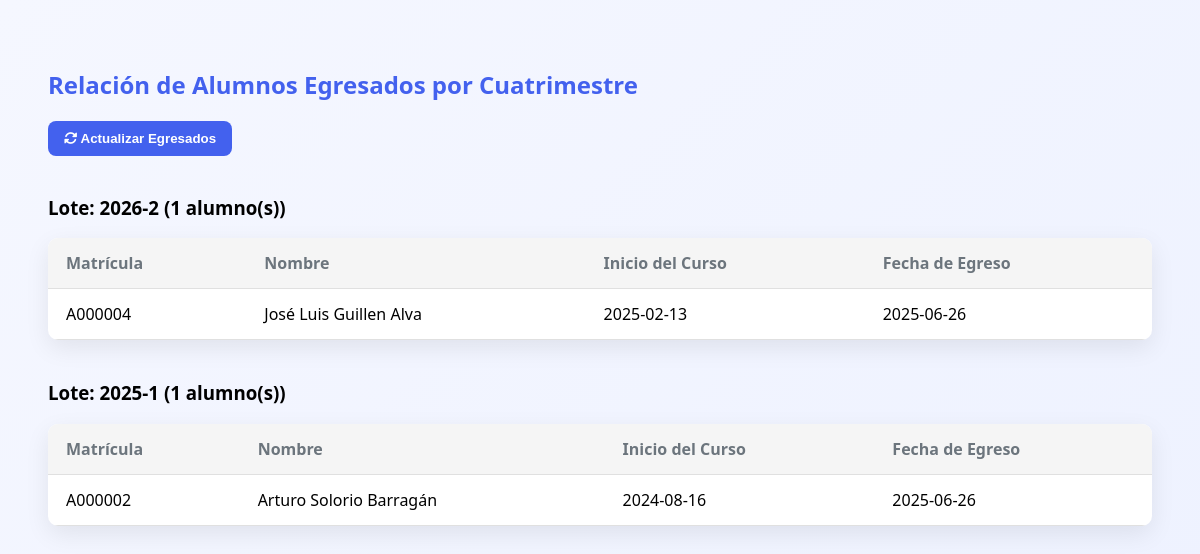
Page /backend/finanzas/actualizar_egresados.php on the committed database.
### tables this page shows
CREATE TABLE `inscripcion_alumno` (
  `matricula` varchar(10) NOT NULL,
  `permanencia` varchar(50) DEFAULT NULL,
  `duracion_final_meses` int(11) DEFAULT NULL,
  `promocion_aplicada` varchar(100) DEFAULT NULL,
  `id_promocion` int(11) DEFAULT NULL,
  `modalidad_titulacion` varchar(100) DEFAULT NULL,
  `ciclo_inicio` varchar(10) DEFAULT NULL,
  `ciclo_fin` varchar(10) DEFAULT NULL,
  `fecha_inscripcion` date DEFAULT curdate(),
  `modalidad_alumno` varchar(50) DEFAULT NULL,
  `estatus_alumno` enum('Activo','Irregular','Baja','Egresado','Suspendido') NOT NULL DEFAULT 'Activo' COMMENT 'Estatus actual del alumno en la inscripción',
  `fecha_estatus` date DEFAULT curdate(),
  `ciclo_finalizado` date DEFAULT NULL
);

CREATE TABLE `alumno` (
  `matricula` varchar(10) NOT NULL,
  `dgp` varchar(20) DEFAULT NULL,
  `nombre` varchar(100) NOT NULL,
  `apellido_paterno` varchar(50) DEFAULT NULL,
  `apellido_materno` varchar(50) DEFAULT NULL,
  `curp` char(18) DEFAULT NULL,
  `genero` enum('M','F','O') NOT NULL,
  `cura` varchar(50) DEFAULT NULL,
  `correo_institucional` varchar(100) DEFAULT NULL,
  `fecha_inicio` date DEFAULT NULL,
  `generacion` varchar(15) DEFAULT NULL,
  `nacionalidad` varchar(100) DEFAULT NULL,
  `tiene_maestria_previa` tinyint(1) NOT NULL DEFAULT 0,
  `telefono` varchar(20) DEFAULT NULL
);

### backend/finanzas/actualizar_egresados.php (the view, shortened to what this page needs)
<?php
require '../conexion.php';
$egresados_por_lote = [];
$q_egresados = "
    SELECT ia.matricula, a.nombre, a.apellido_paterno, a.apellido_materno,
           a.fecha_inicio AS fecha_inicio_curso,
           ia.ciclo_fin, DATE_FORMAT(ia.ciclo_finalizado, '%Y-%m-%d') as ciclo_finalizado
    FROM inscripcion_alumno ia
    JOIN alumno a ON ia.matricula = a.matricula
    WHERE ia.estatus_alumno = 'Egresado'
    ORDER BY ia.ciclo_fin DESC, ia.matricula ASC
";
$res_lotes = $conn->query($q_egresados);
if ($res_lotes && $res_lotes->num_rows > 0) {
    while ($row = $res_lotes->fetch_assoc()) {
        $lote = $row['ciclo_fin'];
        $egresados_por_lote[$lote][] = $row;
    }
}
?>
<!DOCTYPE html>
<html lang="es">
<head>
    <link rel="stylesheet" href="https://cdnjs.cloudflare.com/ajax/libs/font-awesome/6.4.0/css/all.min.css">
</head>
<body>
<div class="container">
    <h2>Relación de Alumnos Egresados por Cuatrimestre</h2>
    <form method="POST">
        <button type="submit" name="actualizar">
            <i class="fas fa-sync-alt"></i> Actualizar Egresados
        </button>
    </form>
    <?php foreach ($egresados_por_lote as $ciclo => $egresados): ?>
        <div class="lote-block">
            <h3>Lote: <?= $ciclo ?> (<?= count($egresados) ?> alumno(s))</h3>
            <table>
                <thead>
                    <tr>
                        <th>Matrícula</th>
                        <th>Nombre</th>
                        <th>Inicio del Curso</th>
                        <th>Fecha de Egreso</th>
                    </tr>
                </thead>
                <tbody>
                    <?php foreach ($egresados as $e): ?>
                        <tr>
                            <td><?= $e['matricula'] ?></td>
                            <td><?= $e['nombre'] . ' ' . $e['apellido_paterno'] . ' ' . $e['apellido_materno'] ?></td>
                            <td><?= $e['fecha_inicio_curso'] ?></td>
                            <td><?= $e['ciclo_finalizado'] ?></td>
                        </tr>
                    <?php endforeach; ?>
                </tbody>
            </table>
        </div>
    <?php endforeach; ?>
</div>
</body>
</html>

### backend/finanzas/actualizar_egresados.php (style rules this page uses)
body { font-family: 'Segoe UI', system-ui, sans-serif; background: linear-gradient(135deg, #f5f7ff, #eef2ff); padding: 40px; }
.container { max-width: 1200px; margin: auto; }
h2 { color: #4361ee; margin-bottom: 20px; }
button { background-color: #4361ee; border: none; color: white; padding: 10px 16px; border-radius: 8px; font-weight: bold; cursor: pointer; margin-bottom: 20px; }
table { width: 100%; border-collapse: collapse; margin-top: 10px; background: #fff; border-radius: 10px; overflow: hidden; box-shadow: 0 8px 24px rgba(0, 0, 0, 0.08); }
th, td { padding: 14px 18px; border-bottom: 1px solid #e0e0e0; }
th { background-color: #f5f5f5; color: #6c757d; text-align: left; }
.lote-block { margin-bottom: 40px; }

### rows in the picture
inscripcion_alumno: matricula "A000004", matricula.nombre "José Luis", matricula.apellido_paterno "Guillen", matricula.apellido_materno "Alva", matricula.fecha_inicio "2025-02-13", ciclo_finalizado "2025-06-26"
inscripcion_alumno: matricula "A000002", matricula.nombre "Arturo", matricula.apellido_paterno "Solorio", matricula.apellido_materno "Barragán", matricula.fecha_inicio "2024-08-16", ciclo_finalizado "2025-06-26"

### other values in the picture
$ciclo "2026-2"
count($egresados) "1"
$ciclo "2025-1"
